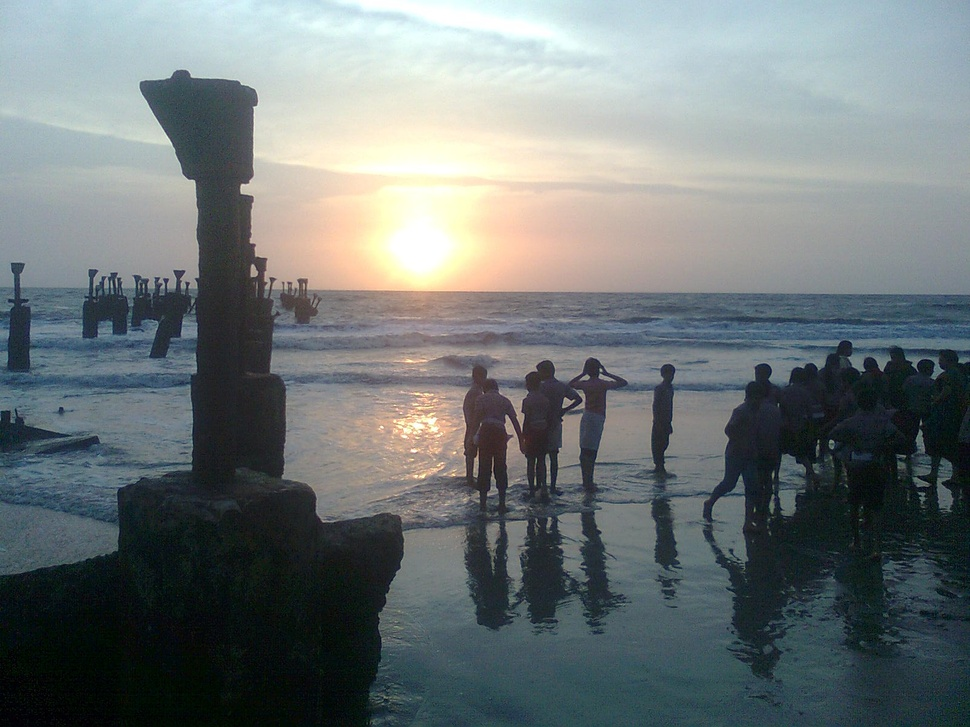
#> input picture Assignment1/1.jpg, 970 x 727 px, shrunk from 1600 x 1200 before the run
$ python q1.py   (older library calls are emulated)
#> lines starting #> are read from the running program, lines starting #| are printed output that depends on the picture
import cv2
import scipy.misc
import numpy as np
import matplotlib.pyplot as plt
from scipy import signal
from collections import Counter
image = cv2.imread('1.jpg')
#> image is the input picture: shape (727, 970, 3); mean B, G, R 120.3, 119.4, 111.8
plt.imshow(image)
plt.axis('off')
plt.title("Original")
image2 = image
c_r = Counter(image2[:,:,0].flatten())
#> c_r = 256 items
c_b = Counter(image2[:,:,1].flatten())
#> c_b = 256 items
c_g = Counter(image2[:,:,2].flatten())
#> c_g = 256 items
temp = image[:,:,0].flatten()
maxc = max(c_r)
#> maxc = 255
maxf = c_r[maxc]
#> maxf = 4001
for i in c_r:
    c_r[i]/=image.shape[0]*image.shape[1]
#> this loop made 256 passes
#> i on passes 1 to 3: 209, 206, 208
uni = sorted(c_r.keys())
#> uni = 256 values from 0 to 255
cdf = {}
for i in uni:
    m=0
    for j in uni[:uni.index(i)]:
        m+=c_r[j]
    cdf[i]=m*maxc
#> after the loop, cdf = 256 items
for i in cdf:
    np.place(temp,temp==i,cdf[i])
image2[:,:,0] = np.uint8(temp.reshape(image[:,:,0].shape))
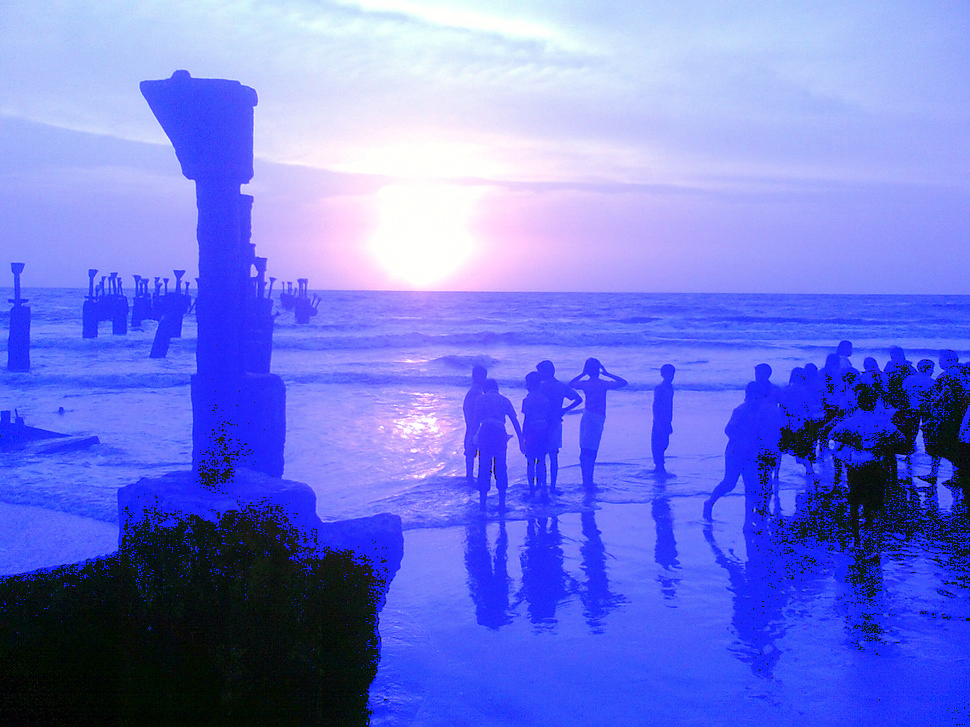
#> image2: shape (727, 970, 3); mean B, G, R 222.2, 119.4, 111.8
maxc = max(c_b)
maxf = c_b[maxc]
#> maxf = 12790
temp = image[:,:,1].flatten()
for i in c_b:
    c_b[i]/=image.shape[0]*image.shape[1]
#> this loop made 256 passes
#> i on passes 1 to 3: 195, 192, 194
uni = sorted(c_b.keys())
cdf = {}
for i in uni:
    m=0
    for j in uni[:uni.index(i)]:
        m+=c_b[j]
    cdf[i]=m*maxc
for i in cdf:
    np.place(temp,temp==i,cdf[i])
image2[:,:,1] = np.uint8(temp.reshape(image[:,:,0].shape))
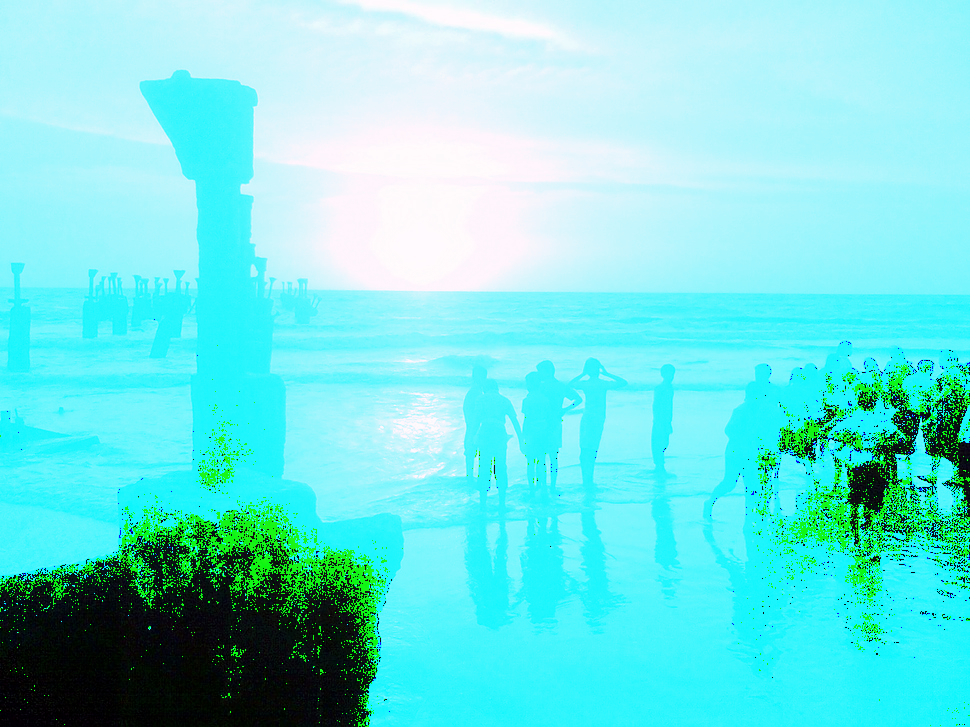
#> image2: shape (727, 970, 3); mean B, G, R 222.2, 223.1, 111.8
maxc = max(c_g)
maxf = c_g[maxc]
#> maxf = 16708
temp = image[:,:,2].flatten()
for i in c_g:
    c_g[i]/=image.shape[0]*image.shape[1]
#> this loop made 256 passes
#> i on passes 1 to 3: 172, 169, 171
uni = sorted(c_g.keys())
cdf = {}
for i in uni:
    m=0
    for j in uni[:uni.index(i)]:
        m+=c_g[j]
    cdf[i]=m*maxc
for i in cdf:
    np.place(temp,temp==i,cdf[i])
image2[:,:,2] = np.uint8(temp.reshape(image[:,:,0].shape))
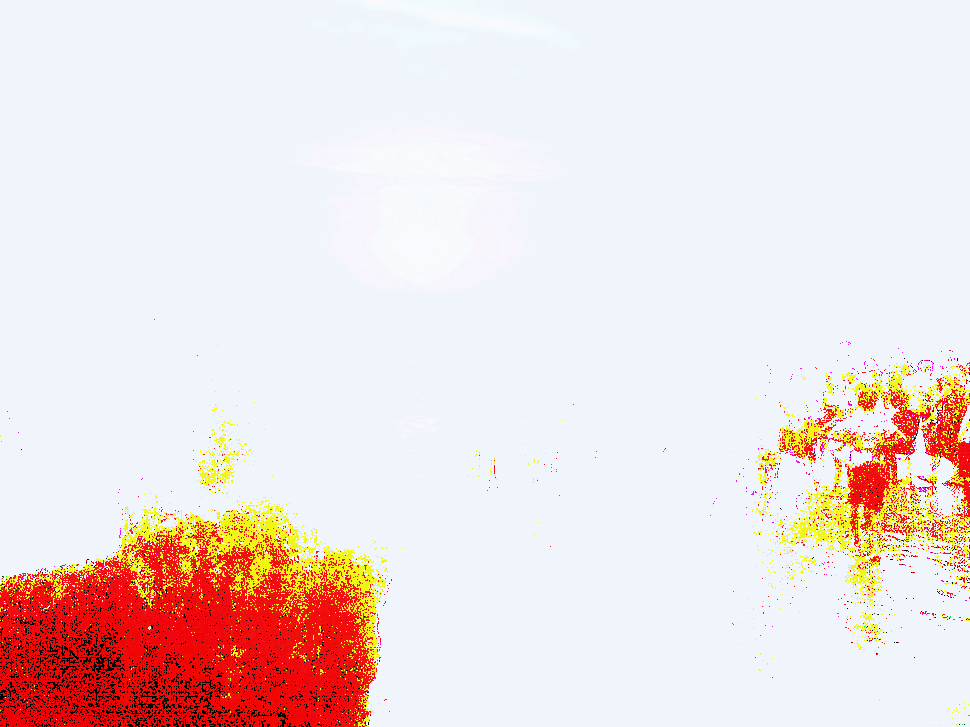
#> image2: shape (727, 970, 3); mean B, G, R 222.2, 223.1, 237.5
fig = plt.figure()
plt.imshow(image2)
plt.axis('off')
plt.title("Histogram eq")
plt.show()

$ run again, with Assignment1/2.JPG copied over Assignment1/1.jpg
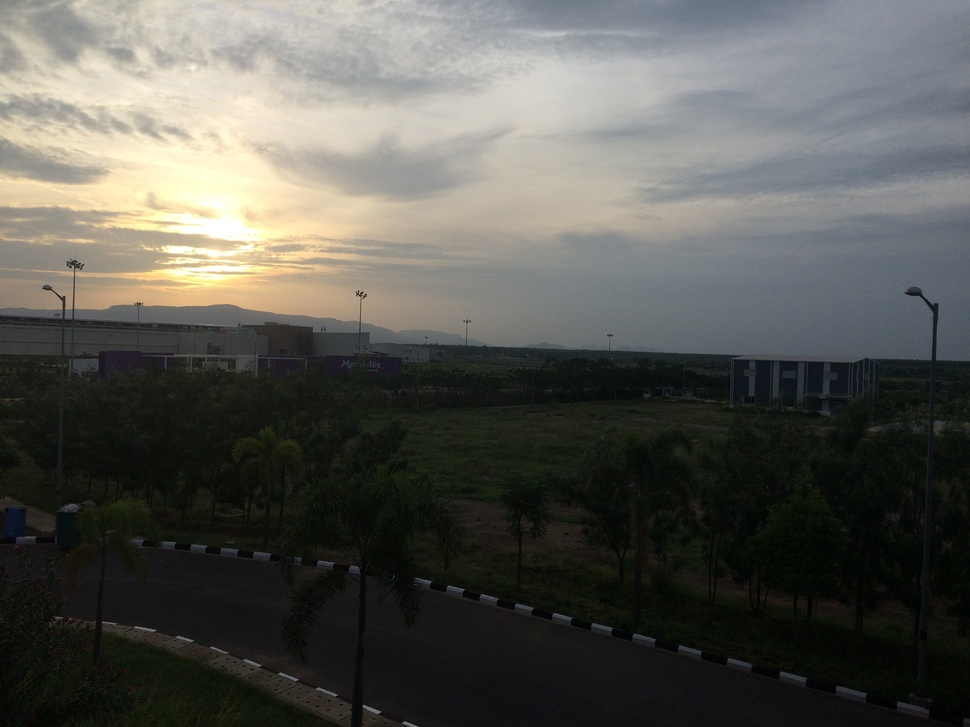
#> input picture Assignment1/2.JPG, 970 x 727 px, shrunk from 3264 x 2448 before the run
#> image is the input picture: shape (727, 970, 3); mean B, G, R 82.4, 87.9, 87.9
#> c_r = 256 items
#> maxc = 255
#> `maxf = c_r[maxc]`: maxf = 381
#> the loop `for i in c_r:` made 256 passes
#> i on passes 1 to 3: 129, 130, 132
#> uni = 256 values from 0 to 255
#> after the loop `for i in uni:`: cdf = 256 items
#> `maxf = c_b[maxc]`: maxf = 3846
#> the loop `for i in c_b:` made 256 passes
#> i on passes 1 to 3: 130, 133, 135
#> `image2[:,:,1] = np.uint8(temp.reshape(image[:,:,0].shape))`:
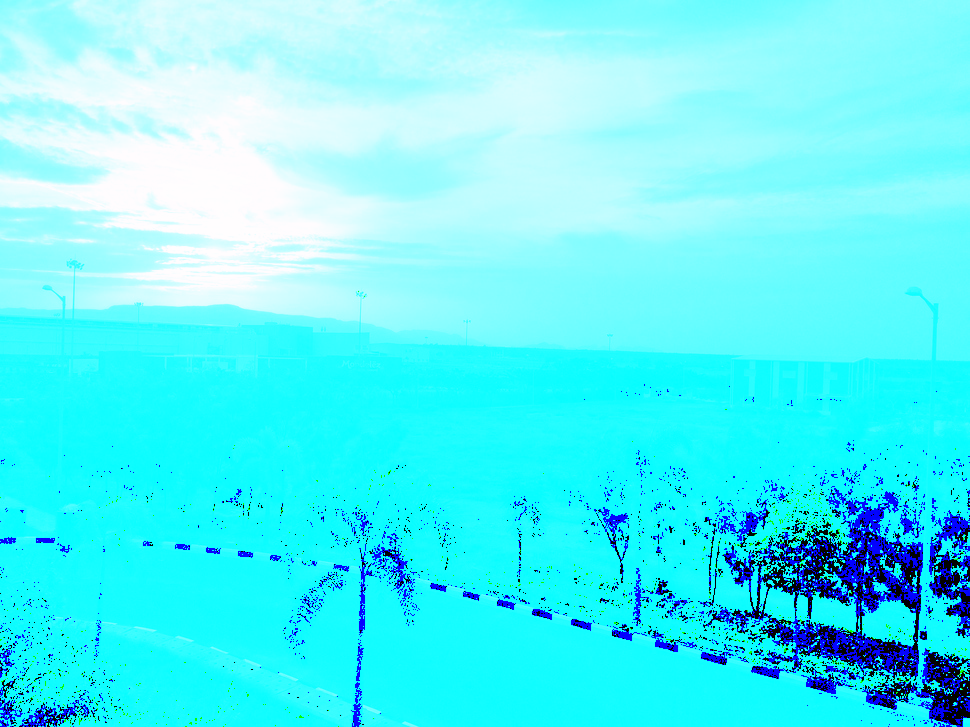
#> image2: shape (727, 970, 3); mean B, G, R 248.1, 240, 87.9
#> `maxf = c_g[maxc]`: maxf = 9529
#> the loop `for i in c_g:` made 256 passes
#> i on passes 1 to 3: 128, 131, 133
#> `image2[:,:,2] = np.uint8(temp.reshape(image[:,:,0].shape))`:
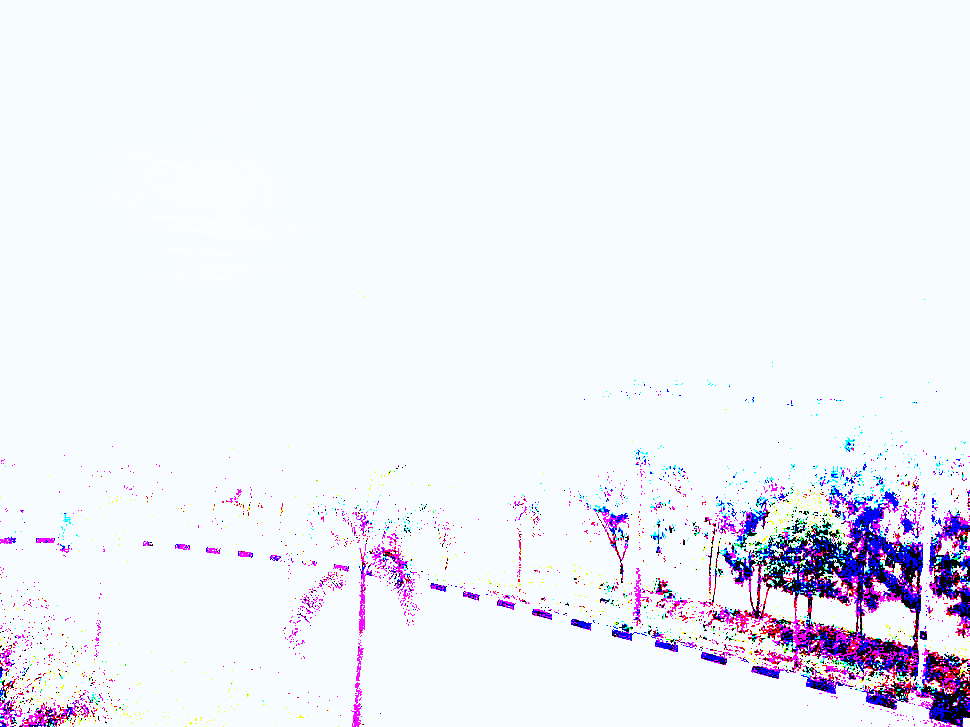
#> image2: shape (727, 970, 3); mean B, G, R 248.1, 240, 239.1

$ run again, with Assignment1/3.JPG copied over Assignment1/1.jpg
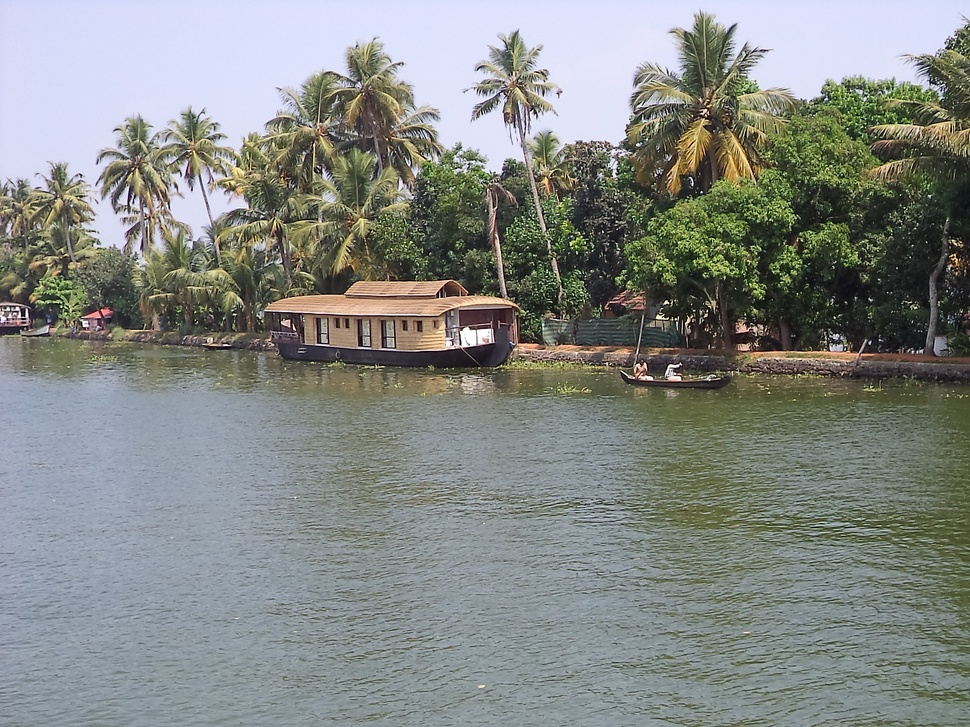
#> input picture Assignment1/3.JPG, 970 x 727 px, shrunk from 2304 x 1728 before the run
#> image is the input picture: shape (727, 970, 3); mean B, G, R 132.6, 136.5, 132.1
#> c_r = 256 items
#> maxc = 255
#> `maxf = c_r[maxc]`: maxf = 1995
#> the loop `for i in c_r:` made 256 passes
#> i on passes 1 to 3: 247, 246, 248
#> uni = 256 values from 0 to 255
#> after the loop `for i in uni:`: cdf = 256 items
#> `maxf = c_b[maxc]`: maxf = 122
#> the loop `for i in c_b:` made 256 passes
#> i on passes 1 to 3: 211, 210, 212
#> `image2[:,:,1] = np.uint8(temp.reshape(image[:,:,0].shape))`:
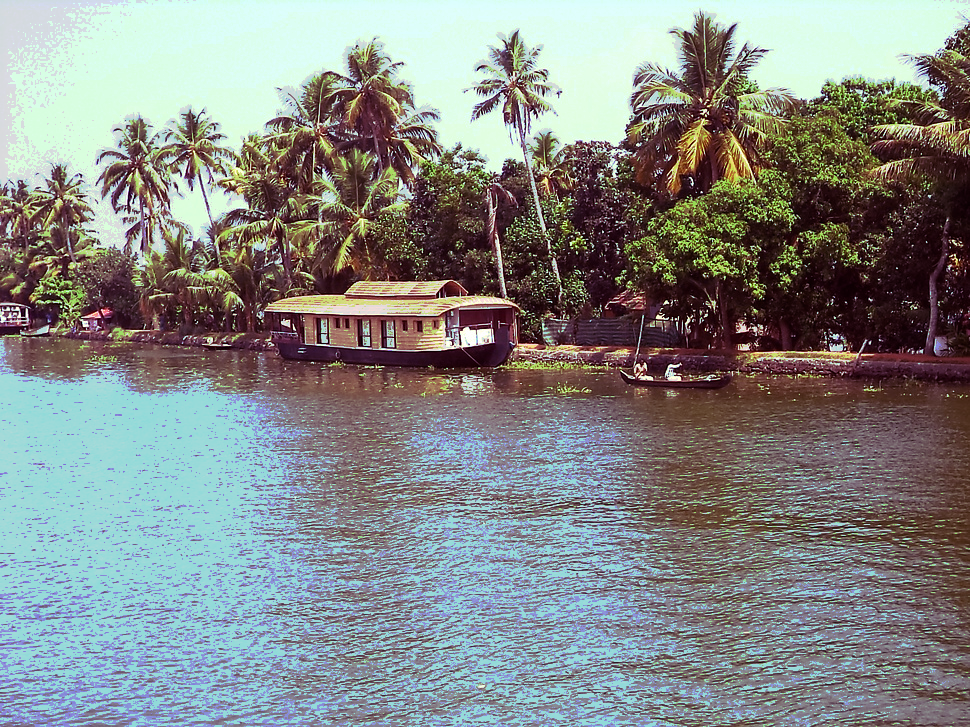
#> image2: shape (727, 970, 3); mean B, G, R 134.3, 136.1, 132.1
#> `maxf = c_g[maxc]`: maxf = 885
#> the loop `for i in c_g:` made 256 passes
#> i on passes 1 to 3: 203, 202, 205
#> `image2[:,:,2] = np.uint8(temp.reshape(image[:,:,0].shape))`:
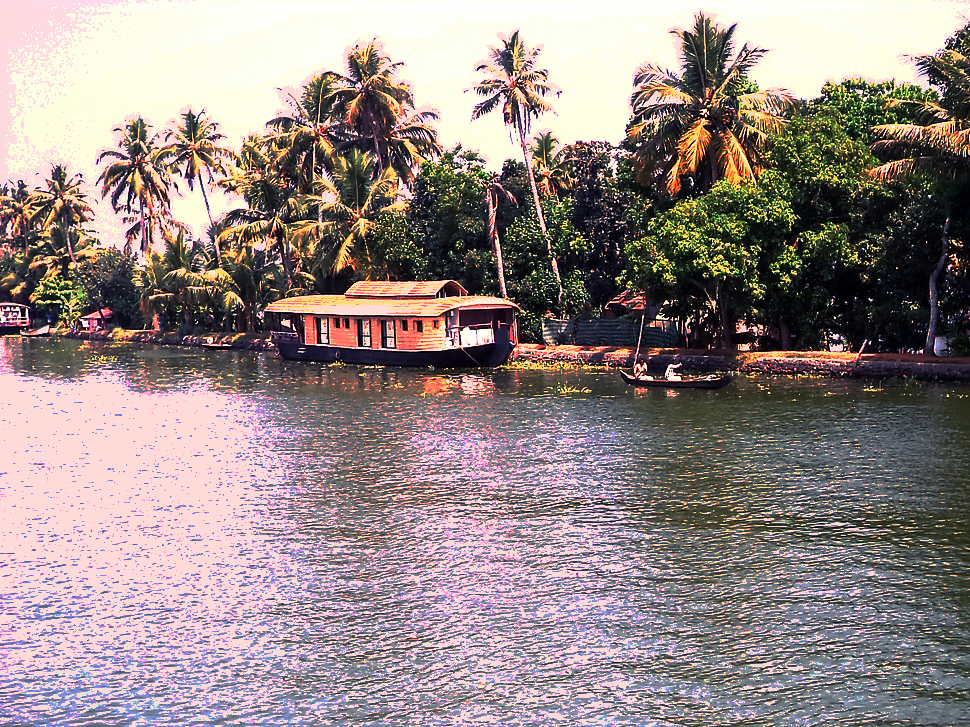
#> image2: shape (727, 970, 3); mean B, G, R 134.3, 136.1, 150.3
